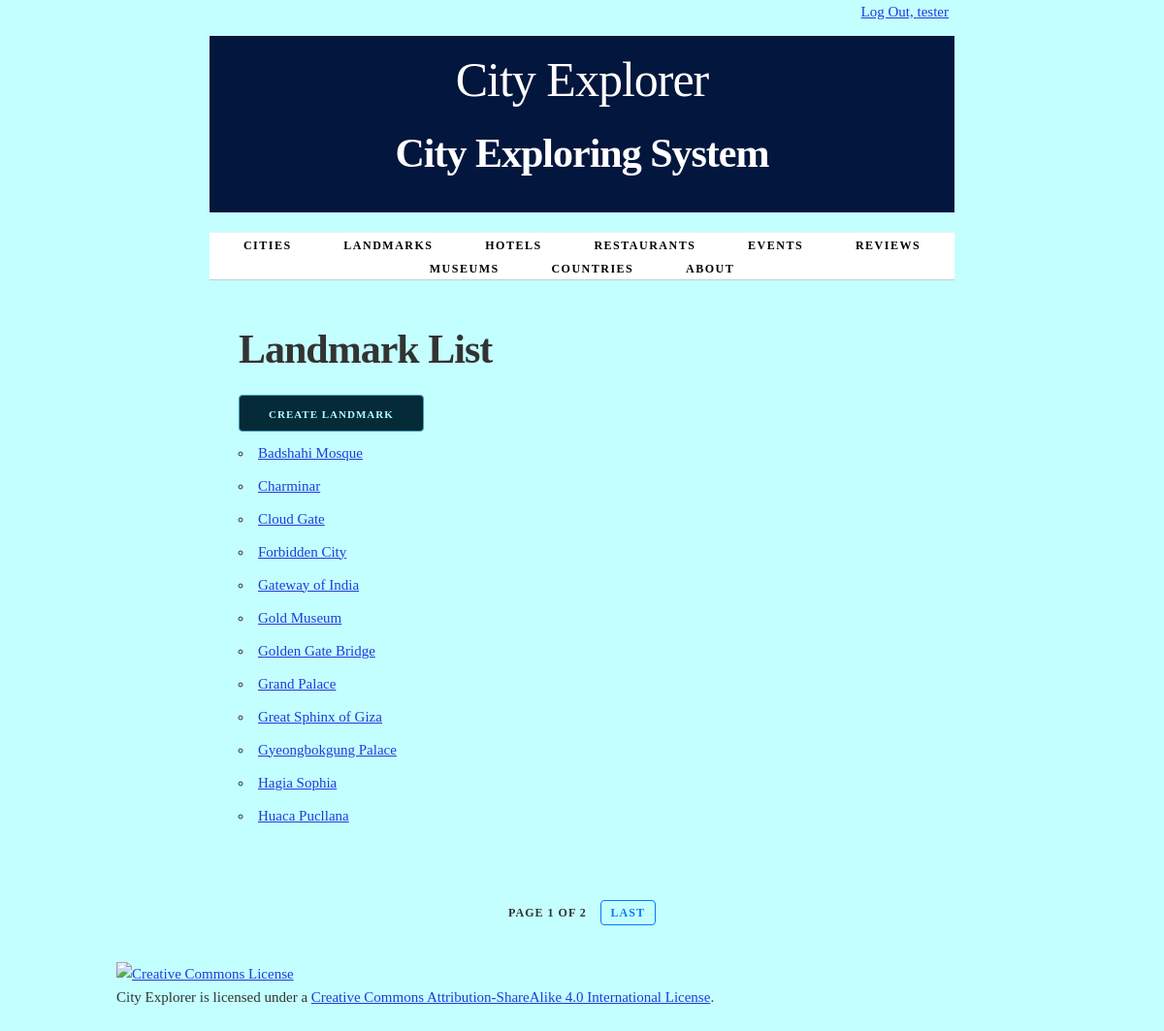
Screenshot of /landmark/ (signed in) with the database file from the repository.
### cities/models.py (models this page shows, shortened)
class Landmark(models.Model):
    HUMAN_MADE = 'Human-made'
    NATURAL = 'Natural'
    LANDMARK_TYPES = [
        (HUMAN_MADE, 'Human-made'),
        (NATURAL, 'Natural'),
    ]
    city = models.ForeignKey(City, on_delete=models.CASCADE)
    name = models.CharField(max_length=100, unique=True)
    description = models.TextField(blank=True)
    landmark_type = models.CharField(
        max_length=50,
        choices=LANDMARK_TYPES,
        default=HUMAN_MADE,
    )
    def get_absolute_url(self):
        return reverse('landmark-detail', args=[str(self.id)])
    class Meta:
        ordering = ['name']

### cities/views.py (the view)
class LandmarkList(LoginRequiredMixin, PermissionRequiredMixin, PageLinksMixin, ListView):
    paginate_by = 12
    model = Landmark
    permission_required = 'cities.view_landmark'

### cities/utils.py (called while the page is built)
    def _page_urls(self, page_number):
        return "?{pkw}={n}".format(
            pkw=self.page_kwarg,
            n=page_number)

    def first_page(self, page):
        if page.number > 1:
            return self._page_urls(1)
        return None

    def previous_page(self, page):
        if (page.has_previous()
                and page.number > 2):
            return self._page_urls(
                page.previous_page_number())
        return None

    def next_page(self, page):
        last_page = page.paginator.num_pages
        if (page.has_next()
                and page.number < last_page - 1):
            return self._page_urls(
                page.next_page_number())
        return None

    def last_page(self, page):
        last_page = page.paginator.num_pages
        if page.number < last_page:
            return self._page_urls(last_page)
        return None

    def get_context_data(self, **kwargs):
        context = super().get_context_data(
            **kwargs)
        page = context.get('page_obj')
        if page is not None:
            context.update({
                'first_page_url':
                    self.first_page(page),
                'previous_page_url':
                    self.previous_page(page),
                'next_page_url':
                    self.next_page(page),
                'last_page_url':
                    self.last_page(page),
            })
        return context

### cities/templates/cities/landmark_list.html (shortened to what this page needs)
{% extends 'cities/base.html' %}
{% block content %}
    <h2>Landmark List</h2>
        {%  if perms.cities.add_landmark %}
    <a href="{% url 'create-landmark' %}" class="button button-primary">Create Landmark</a>
    {% endif %}
    <ul>
        {% for landmark in landmark_list %}
            <li>
                <a href="{{ landmark.get_absolute_url }}">{{ landmark.name }}</a>
            </li>
        {% empty %}
            <li><em>There are currently no landmarks.</em></li>
        {% endfor %}
    </ul>
{% endblock %}

### cities/templates/cities/base.html (shortened to what this page needs)
{% load static %}
<!DOCTYPE html>
<html lang="en">
<head>
    <link rel="stylesheet" type="text/css" href="{% static 'cities/normalize.css' %}">
    <link rel="stylesheet" type="text/css" href="{% static 'cities/skeleton.css' %}">
    <link rel="stylesheet" type="text/css" href="{% static 'cities/style.css' %}">
</head>
<div class="container">
    <div class="status row">
        <div class="offset-by-eight four columns">
            <ul class="inline">
                {% if user.is_authenticated %}
                    <li><a href="{% url 'logout_urlpattern' %}">
                        Log Out, {{ user.get_username }}</a></li>
                {% else %}
                    <li><a href="{% url 'login_urlpattern' %}">
                        Log In</a></li>
                {% endif %}
            </ul>
        </div>
    </div>
<body>
    <div class="container">
        <header class="row">
            <div class="offset-by-one ten columns">
                <h1>City Explorer</h1>
                <h2>City Exploring System</h2>
            </div>
        </header>
        <nav>
            <ul>
                {% if perms.cities.view_city %}
                <li>
                    <a href="{% url 'cities_city_list_urlpattern' %}">
                        Cities</a></li>
                {% endif %}
                {% if perms.cities.view_landmark %}
                <li>
                    <a href="{% url 'cities_landmark_list_urlpattern' %}">
                        Landmarks</a></li>
                 {% endif %}
                {% if perms.cities.view_hotel %}
                <li>
                    <a href="{% url 'cities_hotel_list_urlpattern' %}">
                        Hotels</a></li>
                {% endif %}
                {% if perms.cities.view_restaurant %}
                <li>
                    <a href="{% url 'cities_restaurant_list_urlpattern' %}">
                        Restaurants</a></li>
                {% endif %}
                {% if perms.cities.view_event %}
                <li>
                    <a href="{% url 'cities_event_list_urlpattern' %}">
                        Events</a></li>
                {% endif %}
                {% if perms.cities.view_review %}
                <li>
                    <a href="{% url 'cities_review_list_urlpattern' %}">
                        Reviews</a></li>
                {% endif %}
                {% if perms.cities.view_museum %}
                <li>
                    <a href="{% url 'cities_museum_list_urlpattern' %}">
                        Museums</a></li>
                {% endif %}
                {% if perms.cities.view_country %}
                <li>
                    <a href="{% url 'cities_country_list_urlpattern' %}">
                        Countries</a></li>
                {% endif %}
                <li>
                     <a href="{% url 'about_urlpattern' %}">
                        About</a>
                </li>
            </ul>
        </nav>
        <main>
            {% block content %}{% endblock %}
        </main>
{% if is_paginated %}
        <div class="row">
            <div class="twelve columns">
                <ul class="pagination">
                    <li>
                        Page {{ page_obj.number }}
                        of {{ paginator.num_pages }}
                    </li>
                    {% if last_page_url %}
                        <li>
                            <a href="{{ last_page_url }}">
                                Last</a>
                        </li>
                    {% endif %}
                </ul>
            </div>
        </div>
    {% endif %}
</div>
</body>
</html>
<footer>
    <p>
        <a rel="license" href="http://creativecommons.org/licenses/by-sa/4.0/">
            <img alt="Creative Commons License" style="border-width:0"
                 src="https://i.creativecommons.org/l/by-sa/4.0/88x31.png"/>
        </a><br/>
        <span xmlns:dct="http://purl.org/dc/terms/" property="dct:title">City Explorer</span>
        is licensed under a
        <a rel="license" href="http://creativecommons.org/licenses/by-sa/4.0/">Creative Commons Attribution-ShareAlike
            4.0 International License</a>.
    </p>
</footer>
</body>
</html>

### cities/static/cities/skeleton.css (style rules this page uses)
.container { position: relative; width: 100%; max-width: 960px; margin: 0 auto; padding: 0 20px; box-sizing: border-box; }
.column, .columns { width: 100%; float: left; box-sizing: border-box; }
@media (min-width: 400px) { .container { width: 85%; padding: 0; } }
@media (min-width: 550px) { .container { width: 80%; } }
@media (min-width: 550px) { .column, .columns { margin-left: 4%; } }
@media (min-width: 550px) { .column:first-child, .columns:first-child { margin-left: 0; } }
@media (min-width: 550px) { .four.columns { width: 30.6666666667%; } }
@media (min-width: 550px) { .ten.columns { width: 82.6666666667%; } }
@media (min-width: 550px) { .twelve.columns { width: 100%; margin-left: 0; } }
@media (min-width: 550px) { .offset-by-one.column, .offset-by-one.columns { margin-left: 8.66666666667%; } }
@media (min-width: 550px) { .offset-by-eight.column, .offset-by-eight.columns { margin-left: 69.3333333333%; } }
html { font-size: 62.5%; }
body { font-size: 1.5em; line-height: 1.6; font-weight: 400; font-family: "Raleway", "HelveticaNeue", "Helvetica Neue", Helvetica, Arial, sans-serif; color: #222; }
h1, h2, h3, h4, h5, h6 { margin-top: 0; margin-bottom: 2rem; font-weight: 300; }
h1 { font-size: 4.0rem; line-height: 1.2; letter-spacing: -0.1rem; }
h2 { font-size: 3.6rem; line-height: 1.25; letter-spacing: -0.1rem; }
@media (min-width: 550px) { h1 { font-size: 5.0rem; } }
@media (min-width: 550px) { h2 { font-size: 4.2rem; } }
p { margin-top: 0; }
a { color: #1e3ddb; }
.button, button, input[type="submit"], input[type="reset"], input[type="button"] { display: inline-block; height: 38px; padding: 0 30px; color: #555; text-align: center; font-size: 11px; font-weight: 600; line-height: 38px; letter-spacing: 0.1rem; text-transform: uppercase; text-decoration: none; white-space: nowrap; background-color: transparent; border-radius: 4px; border: 1px solid #bbb; cursor: pointer; box-sizing: border-box; }
.button.button-primary, button.button-primary, input[type="submit"].button-primary, input[type="reset"].button-primary, input[type="button"].button-primary { color: #b6f9ff; background-color: #052a38; border-color: #439bb6; }
ul { list-style: circle inside; }
ol, ul { padding-left: 0; margin-top: 0; }
li { margin-bottom: 1rem; }
button, .button { margin-bottom: 1rem; }
pre, blockquote, dl, figure, table, p, ul, ol, form { margin-bottom: 2.5rem; }
.container:after, .row:after, .u-cf { content: ""; display: table; clear: both; }

### cities/static/cities/style.css (style rules this page uses)
html { height: 100%; background-color: #555; }
body { background-color: white; }
header h1 { display: inline-block; font-weight: normal; font-style: normal; width: 100%; margin-top: 0; padding-top: 0; }
nav { border-top: 1px solid #eee; width: 100%; border-bottom: 1px solid #eee; margin: 0 0 1em; padding: 0; }
nav ul { margin: 0; padding: 1em 0; list-style-type: none; text-align: center; }
nav ul li { display: inline; padding: 0; margin: 0 0.25em; font-weight: 600; text-transform: uppercase; text-align: center; font-size: 1rem; letter-spacing: .10rem; }
@media (min-width: 400px) { nav ul li { letter-spacing: .15rem; font-size: 1.2rem; margin: 0 0.5em; } }
@media (min-width: 550px) { nav ul li { margin: 0 0.75em; } }
nav ul li a { color: #555; text-decoration: none; background-color: transparent; cursor: pointer; }
.inline { list-style-type: none; padding: 0; margin: 0 0 -0.5em; }
.inline li { display: inline; }
.pagination li { display: inline-block; padding: 0; margin: 0 1em; font-weight: 600; text-transform: uppercase; font-size: 1.2rem; letter-spacing: .10rem; }
.pagination { margin: 0; padding: 1em 0; list-style-type: none; text-align: center; }

### rows the page displays
Landmark: name "Badshahi Mosque"
Landmark: name "Charminar"
Landmark: name "Cloud Gate"
Landmark: name "Forbidden City"
Landmark: name "Gateway of India"
Landmark: name "Gold Museum"
Landmark: name "Golden Gate Bridge"
Landmark: name "Grand Palace"
Landmark: name "Great Sphinx of Giza"
Landmark: name "Gyeongbokgung Palace"
Landmark: name "Hagia Sophia"
Landmark: name "Huaca Pucllana"

### other values shown
{{ user.get_username }} "tester"
{{ page_obj.number }} "1"
{{ paginator.num_pages }} "2"
